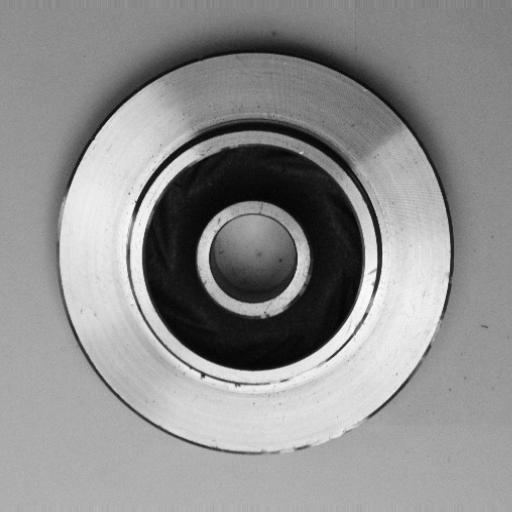
#> input picture casting_512x512/def_front/cast_def_0_102.jpeg, 512 x 512 px
$ python defect_analyzer.py casting_512x512/def_front/cast_def_0_102.jpeg
#> lines starting #> are read from the running program, lines starting #| are printed output that depends on the picture; after the words box and inside, x2 and y2 are one past the last pixel; in counts of white or black regions, pixels touching at a corner belong together
#> in analyze_image, image is the input picture: shape (512, 512, 3); min 0, max 255, mean 142.4
import cv2
import numpy as np
from skimage import feature
from skimage.filters import threshold_otsu
from dataclasses import dataclass
from typing import List, Tuple
import matplotlib.pyplot as plt

@dataclass
class DefectInfo:
    defect_type: str
    confidence: float
    location: Tuple[int, int]  # (x, y) coordinates
    size: float  # area in pixels
    severity: str  # 'Low', 'Medium', 'High'

class DefectAnalyzer:
    def __init__(self):
        self.severity_thresholds = {
            'size': {
                'low': 100,    # pixels
                'medium': 500   # pixels above this is high
            },
            'contrast': {
                'low': 30,     # pixel intensity difference
                'medium': 60    # above this is high
            }
        }

    def preprocess_image(self, image: np.ndarray) -> np.ndarray:
        """Tiền xử lý ảnh để tăng cường khả năng phát hiện khuyết tật."""
        # Chuyển sang ảnh xám
        if len(image.shape) == 3:
            gray = cv2.cvtColor(image, cv2.COLOR_BGR2GRAY)
        else:
            gray = image

        # Giảm nhiễu
        denoised = cv2.GaussianBlur(gray, (5, 5), 0)

        # Cân bằng histogram
        equalized = cv2.equalizeHist(denoised)
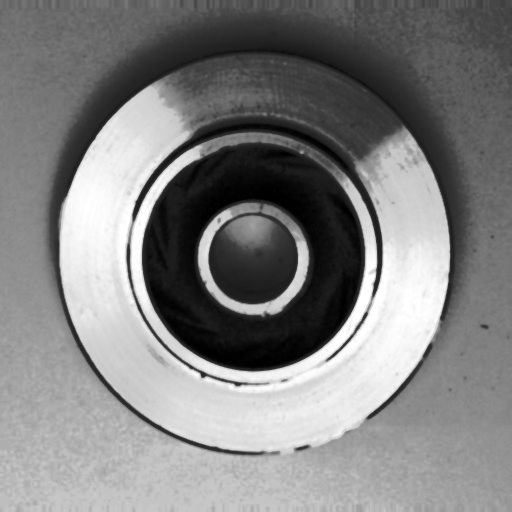
#> equalized: shape (512, 512); min 0, max 255, mean 128.5

        return equalized

    def detect_edges(self, image: np.ndarray) -> np.ndarray:
        """Phát hiện cạnh sử dụng Canny edge detection."""
        # Tự động tìm ngưỡng dựa trên histogram
        thresh = threshold_otsu(image)
#> thresh = 128

        # Áp dụng Canny edge detection
        edges = feature.canny(
            image,
            sigma=3.0,
            low_threshold=0.55 * thresh,
            high_threshold=thresh
        )
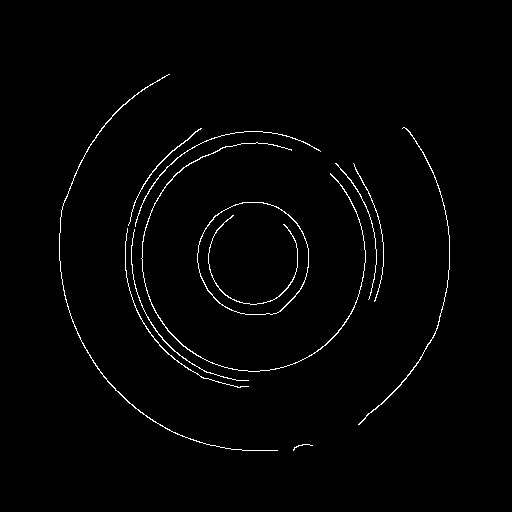
#> edges: shape (512, 512) bool; 1.4% white in thin lines or dots, all inside (x1, y1, x2, y2) = (59, 74, 450, 451)

        return edges.astype(np.uint8) * 255

    def find_contours(self, edge_image: np.ndarray) -> List[np.ndarray]:
        """Tìm các contour từ ảnh edge."""
        contours, _ = cv2.findContours(
            edge_image,
            cv2.RETR_EXTERNAL,
            cv2.CHAIN_APPROX_SIMPLE
        )
#> contours = 11 contours, 2 with area under 20; largest, box (x1, y1, x2, y2) and area: (197, 202, 309, 315) 9918, (141, 142, 366, 372) 162, (59, 74, 278, 451) 141, (358, 127, 450, 425) 97, (128, 128, 202, 226) 54
        return contours

    def analyze_defect(self, contour: np.ndarray, original_image: np.ndarray) -> DefectInfo:
        """Phân tích một khuyết tật cụ thể."""
        # Tính toán các đặc trưng của khuyết tật
        area = cv2.contourArea(contour)
        x, y, w, h = cv2.boundingRect(contour)

        # Tính độ tương phản trong vùng khuyết tật
        mask = np.zeros_like(original_image)
        cv2.drawContours(mask, [contour], -1, (255), -1)
        mean_intensity = cv2.mean(original_image, mask=mask)[0]
        surrounding_mask = cv2.dilate(mask, None) - mask
        surrounding_intensity = cv2.mean(original_image, mask=surrounding_mask)[0]
        contrast = abs(mean_intensity - surrounding_intensity)

        # Xác định mức độ nghiêm trọng
        if area < self.severity_thresholds['size']['low']:
            severity = 'Low'
        elif area < self.severity_thresholds['size']['medium']:
            severity = 'Medium'
        else:
            severity = 'High'

        # Xác định loại khuyết tật dựa trên hình dạng và kích thước
        aspect_ratio = float(w) / h if h != 0 else 0
        if aspect_ratio > 2 or aspect_ratio < 0.5:
            defect_type = 'Crack'
        elif cv2.isContourConvex(contour):
            defect_type = 'Pit'
        else:
            defect_type = 'Surface Irregularity'

        # Tính độ tin cậy dựa trên contrast và kích thước
        confidence = min((contrast / 100.0 + area / 1000.0) / 2.0, 1.0)

        return DefectInfo(
            defect_type=defect_type,
            confidence=confidence,
            location=(x + w//2, y + h//2),
            size=area,
            severity=severity
        )

    def analyze_image(self, image_path: str) -> Tuple[List[DefectInfo], np.ndarray]:
        """Phân tích toàn bộ ảnh và trả về danh sách các khuyết tật."""
        # Đọc ảnh
        image = cv2.imread(image_path)
        if image is None:
            raise ValueError(f"Không thể đọc ảnh từ {image_path}")

        # Tiền xử lý
        preprocessed = self.preprocess_image(image)

        # Phát hiện cạnh
        edges = self.detect_edges(preprocessed)

        # Tìm contours
        contours = self.find_contours(edges)

        # Phân tích từng khuyết tật
        defects = []
        for contour in contours:
            if cv2.contourArea(contour) > 50:  # Lọc nhiễu
                defect = self.analyze_defect(contour, preprocessed)
                defects.append(defect)
#> this loop made 11 passes
#> (area in analyze_defect, x in analyze_defect, y in analyze_defect, w in analyze_defect, h in analyze_defect, mean_intensity in analyze_defect, surrounding_intensity in analyze_defect, contrast in analyze_defect) on passes 4, 7, 8, 9, 10, 11: (9917.5, 197, 202, 112, 113, 98.8, 45.6, 53.2), (162, 141, 142, 225, 230, 101.1, 117.5, 16.45), (52.5, 135, 131, 186, 96, 115.6, 106.4, 9.2), (54.5, 128, 128, 74, 98, 163.9, 140.3, 23.53), (97, 358, 127, 92, 298, 164.3, 140.4, 23.94), (141, 59, 74, 219, 377, 170.2, 145.3, 24.9)
#> after the loop, defects = 6 items

        # Vẽ kết quả lên ảnh
        result_image = image.copy()
        for defect in defects:
            x, y = defect.location
            # Vẽ điểm trung tâm
            cv2.circle(result_image, (x, y), 5, (0, 0, 255), -1)
            # Vẽ thông tin
            text = f"{defect.defect_type} ({defect.severity})"
            cv2.putText(result_image, text, (x + 10, y),
                       cv2.FONT_HERSHEY_SIMPLEX, 0.5, (0, 0, 255), 2)
#> this loop made 6 passes
#> (x, y, text) on passes 1 to 6: (253, 258, 'Surface Irregularity (High)'), (253, 257, 'Surface Irregularity (Medium)'), (228, 179, 'Surface Irregularity (Low)'), (165, 177, 'Surface Irregularity (Low)'), (404, 276, 'Crack (Low)'), (168, 262, 'Surface Irregularity (Medium)')
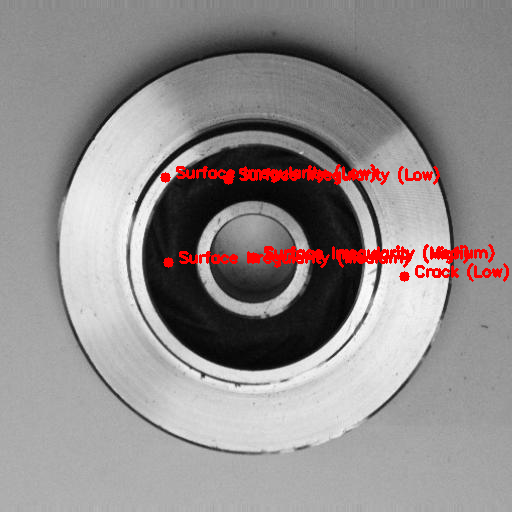
#> result_image: shape (512, 512, 3); 2.36% of pixels changed, all inside (x1, y1, x2, y2) = (160, 164, 509, 282)

        return defects, result_image

    def visualize_results(self, image_path: str, save_path: str = None):
        """Hiển thị và lưu kết quả phân tích."""
        defects, result_image = self.analyze_image(image_path)
#> defects = 6 items

        # In thông tin chi tiết
        print("\nKết quả phân tích khuyết tật:")
        print("-" * 50)
        for i, defect in enumerate(defects, 1):
            print(f"\nKhuyết tật #{i}:")
            print(f"Loại: {defect.defect_type}")
            print(f"Độ nghiêm trọng: {defect.severity}")
            print(f"Kích thước: {defect.size:.2f} pixels")
            print(f"Độ tin cậy: {defect.confidence:.2%}")
            print(f"Vị trí: {defect.location}")
#> this loop made 6 passes
#> (printed output is left out)

        # Hiển thị ảnh kết quả
        plt.figure(figsize=(12, 8))
        plt.imshow(cv2.cvtColor(result_image, cv2.COLOR_BGR2RGB))
        plt.title("Kết quả phân tích khuyết tật")
        plt.axis('off')

        if save_path:
            plt.savefig(save_path)
            print(f"\nĐã lưu kết quả phân tích tại: {save_path}")

        plt.close()

if __name__ == "__main__":
    import sys

    if len(sys.argv) != 2:
        print("Sử dụng: python defect_analyzer.py <đường_dẫn_ảnh>")
        sys.exit(1)

    analyzer = DefectAnalyzer()
    analyzer.visualize_results(
        sys.argv[1],
        save_path="defect_analysis_result.png"
    )

$ run again, on casting_512x512/def_front/cast_def_0_1226.jpeg
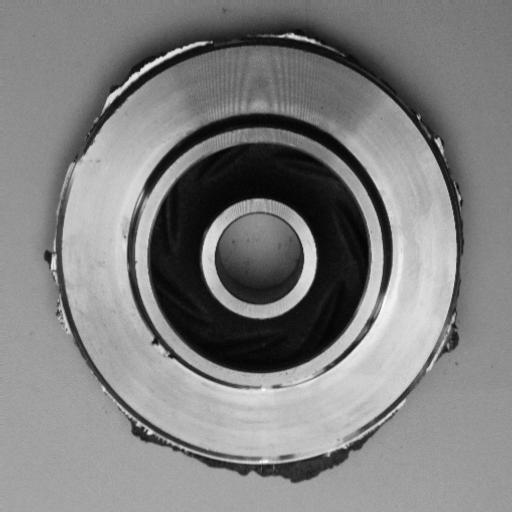
#> input picture casting_512x512/def_front/cast_def_0_1226.jpeg, 512 x 512 px
#> in analyze_image, image is the input picture: shape (512, 512, 3); min 0, max 255, mean 127.7
#> thresh = 128
#> in detect_edges, `edges = feature.canny( image, sigma=3.0, low_threshold=0.55 * thresh, ..`:
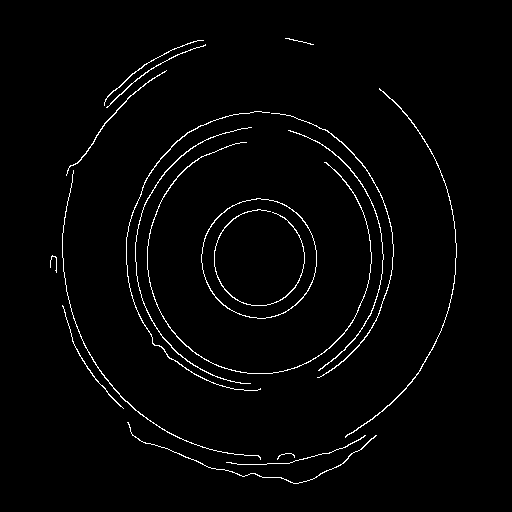
#> edges: shape (512, 512) bool; 2% white in thin lines or dots, all inside (x1, y1, x2, y2) = (50, 38, 457, 484)
#> in find_contours, `contours, _ = cv2.findContours( edge_image, cv2.RETR_EXTERNAL, cv2.CHA..`: contours = 17 contours, 4 with area under 20; largest, box (x1, y1, x2, y2) and area: (201, 198, 317, 319) 10763, (147, 142, 372, 374) 157, (345, 88, 457, 438) 126, (271, 113, 394, 378) 107, (135, 127, 252, 384) 106
#> the loop in analyze_image, `for contour in contours:` made 17 passes
#> (area in analyze_defect, x in analyze_defect, y in analyze_defect, w in analyze_defect, h in analyze_defect, mean_intensity in analyze_defect, surrounding_intensity in analyze_defect, contrast in analyze_defect) on passes 3, 6, 7, 8, 9, 10, 11, 12: (58, 127, 422, 250, 62, 118.1, 112.5, 5.58), (10763, 201, 198, 116, 121, 114.2, 46.94, 67.22), (76, 62, 170, 199, 290, 161.3, 146.2, 15.12), (157, 147, 142, 225, 232, 99.61, 115.5, 15.87), (100, 288, 130, 96, 241, 132.6, 125.5, 7.15), (106, 135, 127, 117, 257, 135.3, 129.4, 5.97), (107, 271, 113, 123, 265, 141.4, 131.6, 9.77), (100.5, 126, 111, 144, 280, 141.7, 134.2, 7.49)
#> after the loop in analyze_image, `for contour in contours:`: defects = 10 items
#> the loop in analyze_image, `for defect in defects:` made 10 passes
#> (x, y, text) on passes 1 to 8: (252, 453, 'Crack (Low)'), (259, 258, 'Surface Irregularity (High)'), (161, 315, 'Surface Irregularity (Low)'), (259, 258, 'Surface Irregularity (Medium)'), (336, 250, 'Crack (Medium)'), (193, 255, 'Crack (Medium)'), (332, 245, 'Crack (Medium)'), (198, 251, 'Surface Irregularity (Medium)')
#> after the loop in analyze_image, `for defect in defects:`:
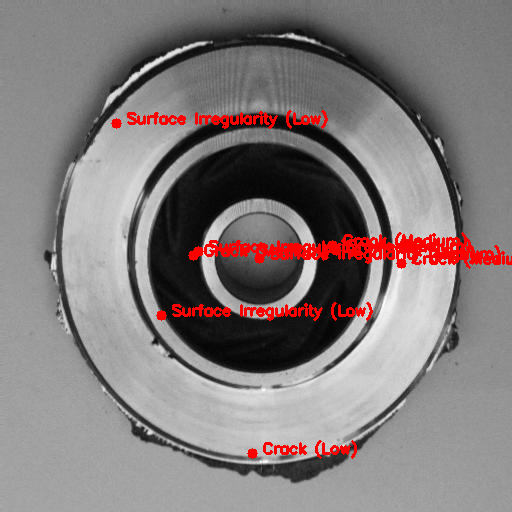
#> result_image: shape (512, 512, 3); 3.28% of pixels changed, all inside (x1, y1, x2, y2) = (111, 110, 512, 459)
#> the loop in visualize_results, `for i, defect in enumerate(defects, 1):` made 10 passes
#> (printed output is left out)
